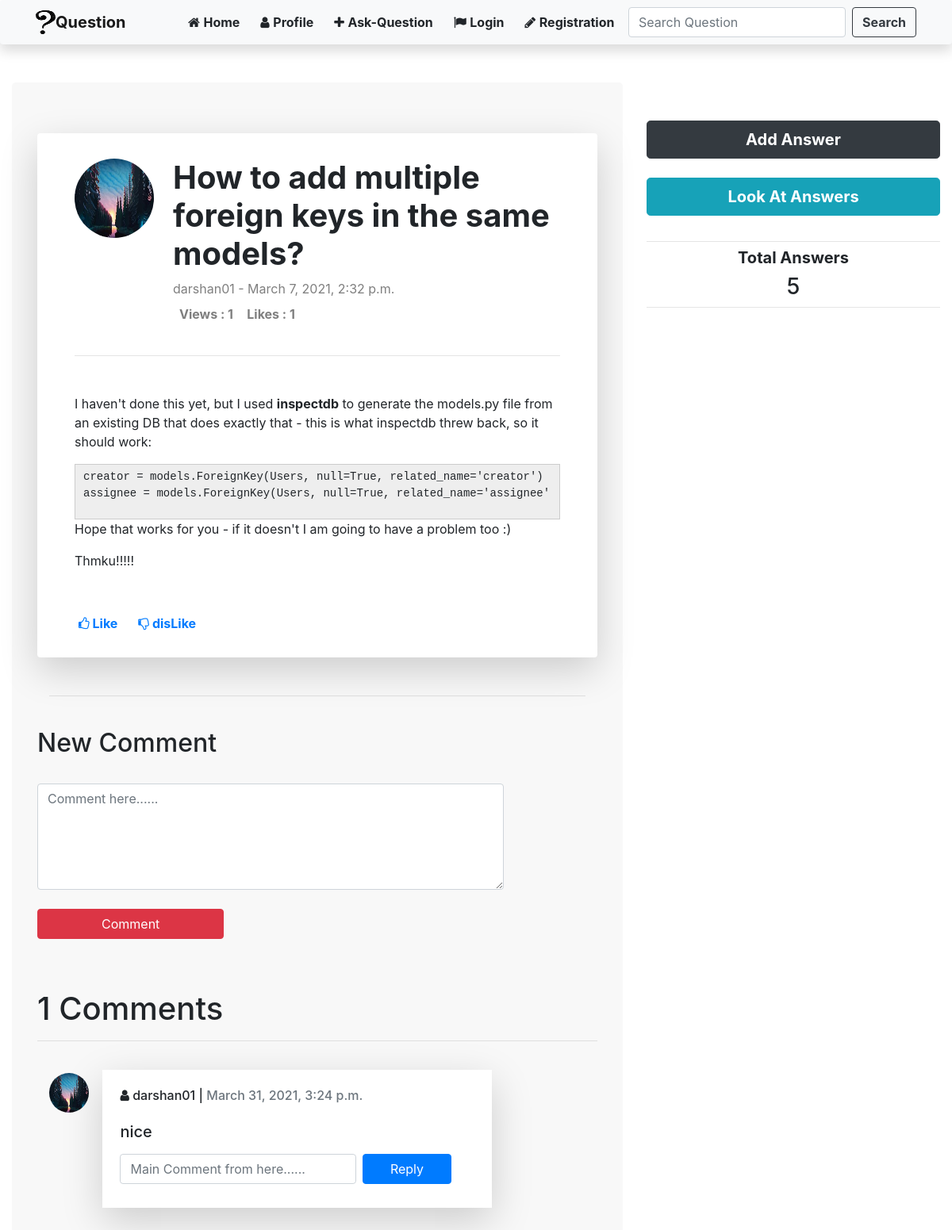
Page /DetailsQUE/1 on the earlier database version.
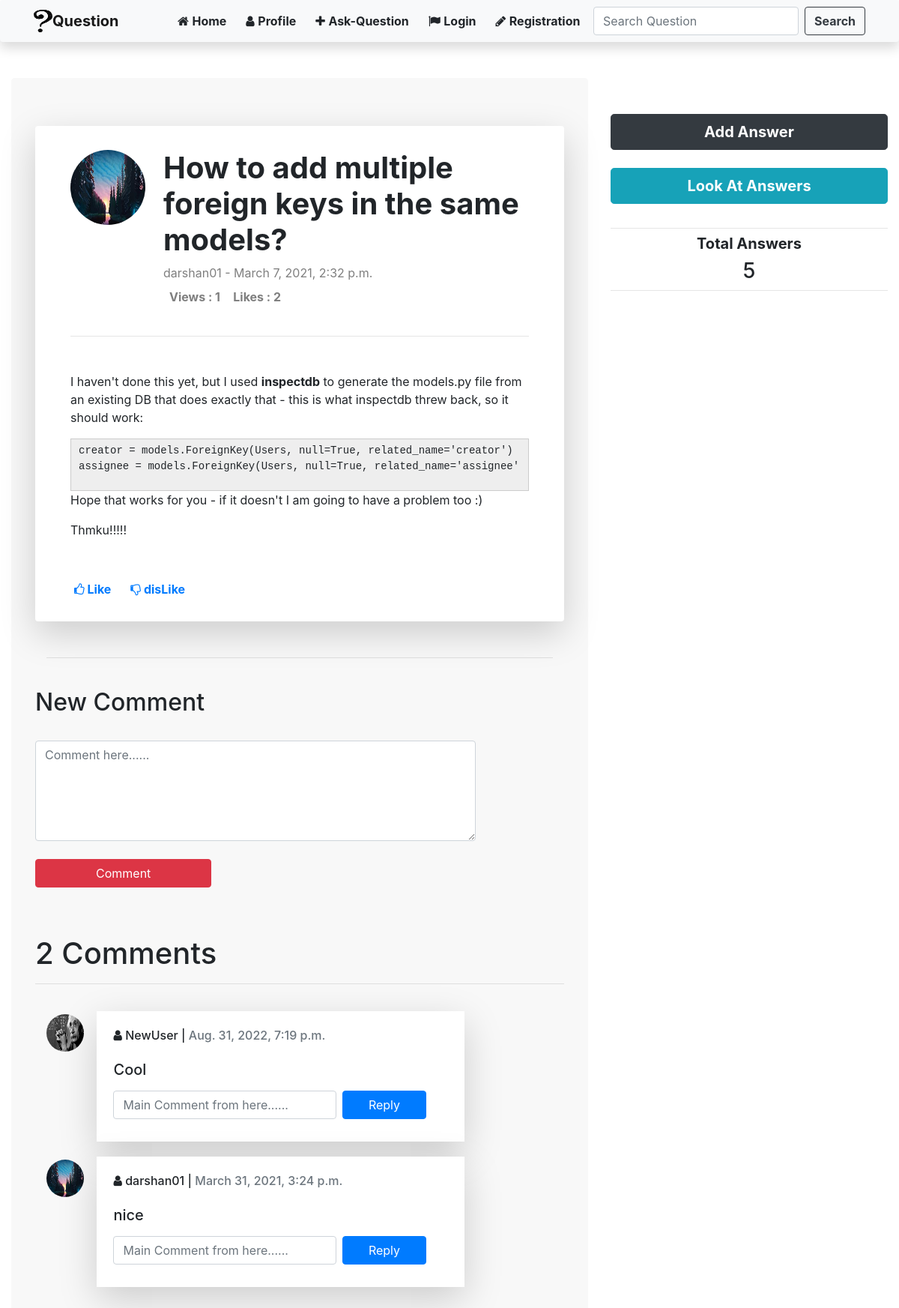
Same page on the later database version.
### Question/models.py (models this page shows, shortened)
class Comment(models.Model):
    postby = models.ForeignKey(User, on_delete=models.CASCADE, null=True)
    body = models.TextField(blank=False, null=False)
    parent = models.ForeignKey(
        'self', on_delete=models.CASCADE, related_name='replies', null=True)
    timestamp = models.DateTimeField(default=now)
    class Meta:
        ordering = ('timestamp',)

### Profile/models.py (models this page shows, shortened)
class Profile(models.Model):
    user = models.OneToOneField(User, on_delete=models.CASCADE)
    image = models.ImageField(default='default.jpg', upload_to='Profile_pic')
    gender = models.CharField(choices=GENDER_CHOICES,
                              max_length=10, default='Male')
    Address = models.TextField(null=True, blank=True)
    education = models.TextField(null=True, blank=True)
    skill = TaggableManager(blank=True)
    about = models.TextField(null=True)

### Question/views.py (the view)
# urls.py: path('DetailsQUE/<int:qid>', views.Detailquestion, name='Detail-Question'),
def Detailquestion(request, qid):
    quest = Question.objects.get(id=qid)
    total_like = quest.total_like()
    tagsList = []
    for tag in quest.Tags.all():
        tagsList.append(tag.name)
    ip = get_client_ip(request)
    if not IpModel.objects.filter(ip=ip).exists():
        IpModel.objects.create(ip=ip)
    quest.views.add(IpModel.objects.get(ip=ip))
    total_view = quest.total_view()
    comments = quest.comment.all().order_by('-timestamp')
    alist = Answer.objects.filter(Qid=qid)
    totalans = alist.count()
    totalcomt = comments.count()
    return render(request, 'Questions/DetailQuestion.html', {'quest': quest, 'tagsList': tagsList, 'total_like': total_like, 'total_view': total_view, 'totalans': totalans, 'comments': comments, 'totalcomt': totalcomt})

### Question/models.py (called while the page is built)
    def total_like(self):
        return self.likes.count()

    def total_view(self):
        return self.views.count()

### Question/views.py (called while the page is built)
def get_client_ip(request):
    x_forwarded_for = request.META.get('HTTP_X_FORWARDED_FOR')
    if x_forwarded_for:
        ip = x_forwarded_for.split(',')[0]
    else:
        ip = request.META.get('REMOTE_ADDR')
    return ip

### Question/templates/Questions/DetailQuestion.html (shortened to what the changed rows need)
{% extends "Questions/base.html" %}
{% block content %}
<div class="row">
    <div class="col-sm-8">
        <div style="background:rgb(248, 248, 248)" class="jumbotron">
            <div class="container">
                <div class="d-flex justify-content-center row shadow-lg p-4 mb-5 bg-white rounded">
                    <div class="col">
                        <div class="d-flex flex-column comment-section">
                            <div class="bg-white p-2">
                                <div class="d-flex flex-row user-info"><img class="rounded-circle"
                                    <div class="d-flex flex-column justify-content-start ml-4">
                                        <h1><b> {{quest.title}} </b></h1>
                                        <span class="date text-black-50">
                                            <div class="like p-2 cursor"><b>Views : {{total_view}}
                                                </b>&nbsp;&nbsp; <b>Likes : {{total_like}}
                                                </b></div>
                                        </span>
                                    </div>
                                </div>
                            </div>
                            <br>
                        </div>
                    </div>
                </div>
                <hr>
                <br>
            </div>
            <h2>New Comment</h2>
            <br>
            <form class="form-group " method="POST" action="/DetailsQUE/{{quest.id}}/comment">
                <textarea name="body" cols="40" rows="5" class="form-control mr-sm-2 col-sm-10"
                    placeholder="Comment here......" required></textarea>
                <br>
                <input type="submit" class="btn btn-danger col-sm-4" value="Comment" />
            </form>
            <br>
            <br>
            <h1>{{totalcomt}} Comments</h1>
            <hr>
            {%for c in comments %}
            {% if not c.parent %}
            <div class="container">
                <div class="row">
                    <div class="col-md-10">
                        <div class="media g-mb-30 media-comment">
                            <img class="d-flex g-width-50 g-height-50 rounded-circle g-mt-3 g-mr-15"
                                src="{{c.postby.profile.image.url}}" alt="Image Description">
                            <div class="media-body shadow-lg g-bg-secondary g-pa-30">
                                <h6 class="h6 g-color-gray-dark-v1 mb-0"><i class="fa fa-user"></i> {{c.postby}} | <span
                                        class="g-color-gray-dark-v4 text-muted">{{c.timestamp}}</span></h6>
                                <br>
                                <h5>
                                    <p class="comment-text">{{c.body}}</p>
                                </h5>
                                <div>
                                    <form class="form-inline my-2 my-lg-2" method="POST"
                                        action="/DetailsQUE/{{quest.id}}/comment">
                                        <input type="text" name="body" class="form-control mr-sm-2 col-sm-8"
                                            placeholder="Main Comment from here......" required>
                                        <input type="submit" class="btn btn-primary col-sm-3" value="Reply" />
                                    </form>
                                </div>
                            </div>
                        </div>
                    </div>
                </div>
            </div>
            {%endif%}
            {%endfor%}
        </div>
    </div>
</div>
{% endblock content %}

Differences in the rows shown:
added Comment: postby.profile.image (picture), postby "NewUser", timestamp "Aug. 31, 2022, 7:19 p.m.", body "Cool"
Other differences:
{{ total_like }}: "1" → "2"
{{ totalcomt }}: "1" → "2"
